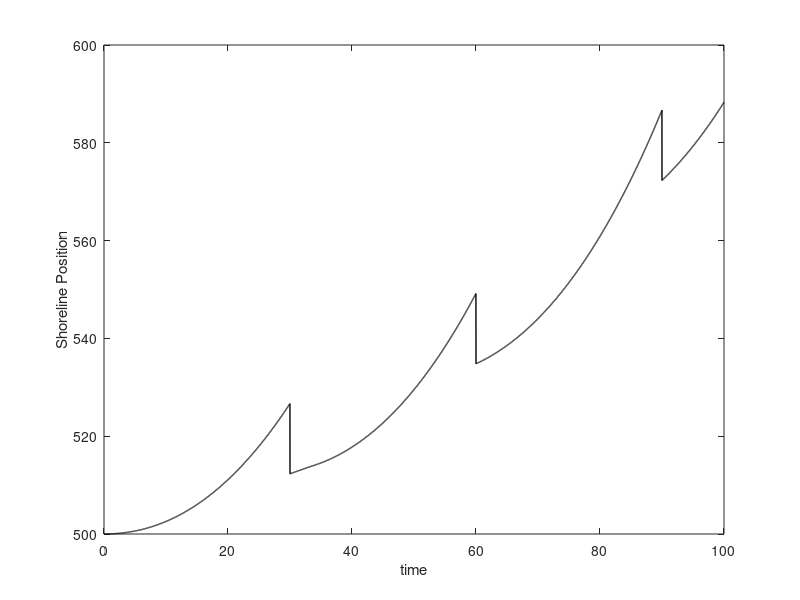

This figure's MATLAB source:
% Linear increase in the nourishment flux
clc; 
close all;
%% Input physical parameters%%%%%%%%%%%%%%%
B=0.0001; %Basement slope
Dt=10;% Toe depth (meters). Typically in the range 10-20m
We=300; %Equilibrium width (meters)
He=2;  %Equilibrium heigth (meters)
Ae=0.02; %Equilibrium shoreface slope
Qow_max=30; %Maximum overwash flux (m^2/year)
Vd_max=300; %Maximum deficit volume (m^2/year)
K=5000;  %Shoreface Flux constant (m^2/year)

%% SL rise rate = a + 2bt %%%%%%%%%%%%%%%%
a=0.005;
b=0.000; % If b=0 constant sea-level rise

%% Computational parameters%%%%%%%%%%%%%%%
Tmax=100; 
Interval=30;
dt=0.01;
t=0:dt:Tmax;n=length(t);
tt=0:Interval:Tmax;nt=length(tt);
%% Nourishment parameters %%%%%%%%%%%%%%%%%%%%%%%%%%%%
Vn=100; % Nourishment Volume
k=1;
%% Initial conditions %%%%%%%%%%%%
A=Ae;W=We;H=He; %Barrier initially in equlibrium
xt=0;xs=Dt/A;xb=xs+W;xso=xs;Z=Dt;
Db=Z-B*xb; %Initial back barrier depth (meters) 
% X=Xo;
%% Variable initialization %%%%%%%%%%%%%%%%%%%%%%%%%%%%%%%%%%%
XS=zeros(1,n);
for i=1:n
Vnn=0;
%% Nourishment
if t(i)==k*Interval; k=k+1; Vnn=Vn; end
%% SL curve
zdot=a+2*b*t(i); %Base-level rise rate (m/year)
Z=Z+zdot*dt;
%% Deficit volume Vd, overwash flux Qow, and shoreface flux Qsf
Vd_H=max(0,(He-H)*W);
Vd_B=max(0,(We-W)*(H+Db));
Vd=Vd_H+Vd_B;
Qow_H=Qow_max*Vd_H/max(Vd,Vd_max);Qow_B=Qow_max*Vd_B/max(Vd,Vd_max);
Qow=Qow_H+Qow_B;
Qsf=K*(Ae-A);
%% Barrier evolution %%%%%%%%%%%%%%%%%%%%%%%%%%%%%%%%%
Hdot=Qow_H/W-zdot;
xbdot=Qow_B/(H+Db);
xsdot=2*Qow/(Dt+2*H)-4*Qsf*(H+Dt)/(2*H+Dt)^2;
xtdot=2*Qsf*(1/(Dt+2*H)+1/Dt)+2*zdot/A;
H=H+Hdot*dt; if H<0;tdrown_H = t(i);break; end
xb=xb+xbdot*dt;
xsold=xs;
xs=xs+xsdot*dt-2*Vnn/(2*H+Dt);
xt=xt+xtdot*dt;
%% Distance to water%%%%%%%%%%%%%%%%%%%%%
% X=Xo-(xs-Dt/Ae);
% if xs<xso;Qnn=(xsold-xso)*(H+Dt/2);X=Xo;xs=xso;end

%% Additional parameters
A=Dt/(xs-xt);
W=xb-xs;if W<0;tdrown_W=t(i);break; end
Db=Z-xb*B;
% Variable storage %%%%%%%%%%%%%%%%%%%%
XS(i)=xs;
end
%% Plots %%%%%%%%%%%%%%%%%%%%%%%%%%%%%%%%%%%%%%%
hold on
plot(t,XS,'k','linewidth',1)
ylabel('Shoreline Position')
xlabel('time');
box on

